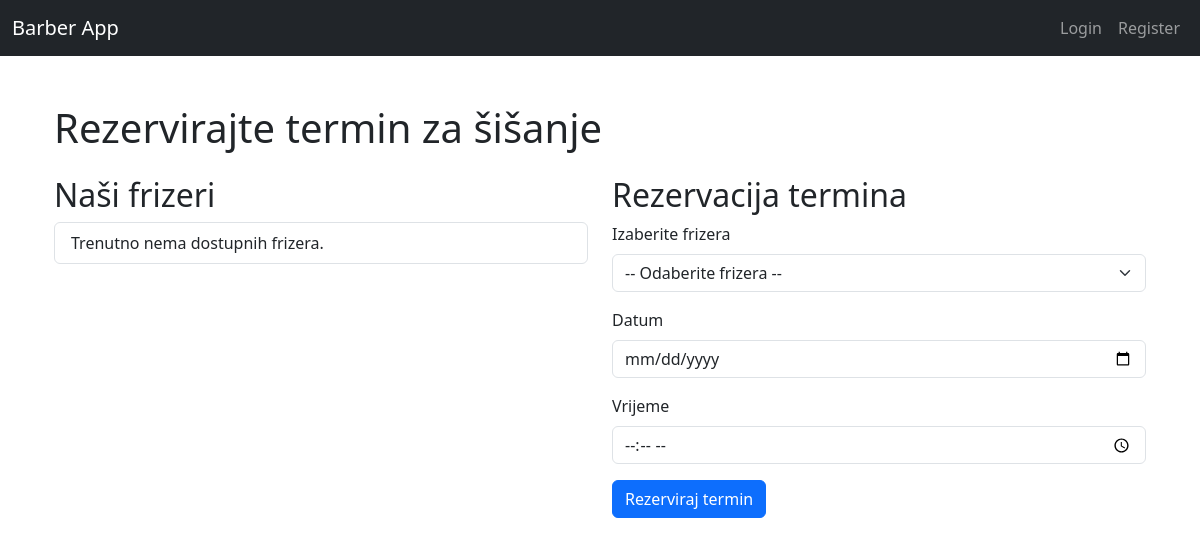
Page /home/ on the earlier database version.
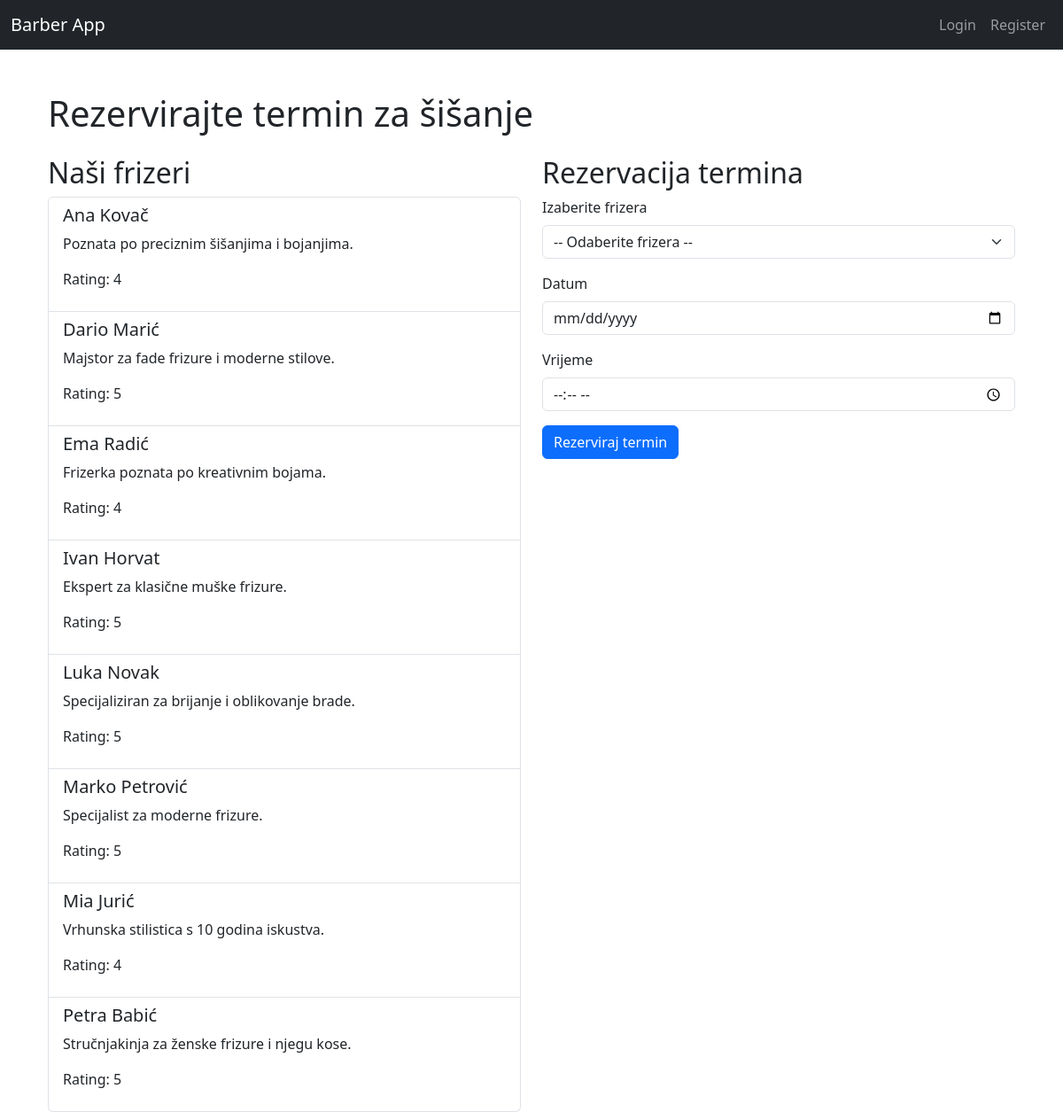
Same page on the later database version.
### barberwebapp/models.py (models this page shows)
class Barber(models.Model):
    name = models.CharField(max_length=50)
    bio = models.CharField(max_length=50)
    rating = models.IntegerField()
    class Meta: ordering = ['name']

### barberwebapp/views.py (the view)
# urls.py: 2. Add a URL to urlpatterns:  path('', views.home, name='home')
def home(request):
    barbers = Barber.objects.all()
    return render(request, 'barberwebapp/home.html', {'barbers': barbers})

### barberwebapp/templates/barberwebapp/home.html (shortened to what this page needs)
{% extends "base.html" %}
{% load static %}
{% block content %}
<div class="container mt-5">
  <h1 class="mb-4">Rezervirajte termin za šišanje</h1>
  <div class="row">
    <div class="col-md-6">
      <h2>Naši frizeri</h2>
      <ul class="list-group">
        {% for barber in barbers %}
          <li class="list-group-item">
            <h5>{{ barber.name }}</h5>
            <p>{{ barber.bio }}</p>
            <p>Rating: {{barber.rating}}</p>
          </li>
        {% empty %}
          <li class="list-group-item">Trenutno nema dostupnih frizera.</li>
        {% endfor %}
      </ul>
    </div>
    <div class="col-md-6">
      <h2>Rezervacija termina</h2>
      <form method="POST" action="{% url 'barberwebapp:create_appointment' %}">
        <div class="mb-3">
          <label for="barber" class="form-label">Izaberite frizera</label>
          <select id="barber" name="barber" class="form-select" required>
            <option value="">-- Odaberite frizera --</option>
          </select>
        </div>
        <div class="mb-3">
          <label for="date" class="form-label">Datum</label>
          <input type="date" id="date" name="date" class="form-control" required>
        </div>
        <div class="mb-3">
          <label for="time" class="form-label">Vrijeme</label>
          <input type="time" id="time" name="time" class="form-control" required>
        </div>
        <button type="submit" class="btn btn-primary">Rezerviraj termin</button>
      </form>
    </div>
  </div>
</div>
{% endblock %}

### barberwebapp/templates/base.html (shortened to what this page needs)
<!DOCTYPE html>
<html lang="en">
<head>
    <link href="https://cdn.jsdelivr.net/npm/bootstrap@5.3.0/dist/css/bootstrap.min.css" rel="stylesheet">
</head>
<body>
    <nav class="navbar navbar-expand-lg navbar-dark bg-dark">
        <div class="container-fluid">
            <a class="navbar-brand" href="{% url 'barberwebapp:home' %}">Barber App</a>
            <div class="collapse navbar-collapse" id="navbarNav">
                <ul class="navbar-nav ms-auto">
                    {% if user.is_authenticated %}
                    <li class="nav-item">
                        <a class="nav-link" href="{% url 'barberwebapp:profile' %}">Profile</a>
                    </li>
                    <li class="nav-item">
                        <a class="nav-link" href="{% url 'barberwebapp:logout' %}">Logout</a>
                    </li>
                    {% else %}
                    <li class="nav-item">
                        <a class="nav-link" href="{% url 'login' %}">Login</a>
                    </li>
                    <li class="nav-item">
                        <a class="nav-link" href="{% url 'barberwebapp:register' %}">Register</a>
                    </li>
                    {% endif %}
                </ul>
            </div>
        </div>
    </nav>
    <div class="container mt-4">
        {% block content %}
        {% endblock %}
    </div>
</body>
</html>

Differences in the rows shown:
added Barber: name "Ana Kovač", bio "Poznata po preciznim šišanjima i bojanjima.", rating "4"
added Barber: name "Dario Marić", bio "Majstor za fade frizure i moderne stilove.", rating "5"
added Barber: name "Ema Radić", bio "Frizerka poznata po kreativnim bojama.", rating "4"
added Barber: name "Ivan Horvat", bio "Ekspert za klasične muške frizure.", rating "5"
added Barber: name "Luka Novak", bio "Specijaliziran za brijanje i oblikovanje brade.", rating "5"
added Barber: name "Marko Petrović", bio "Specijalist za moderne frizure.", rating "5"
added Barber: name "Mia Jurić", bio "Vrhunska stilistica s 10 godina iskustva.", rating "4"
added Barber: name "Petra Babić", bio "Stručnjakinja za ženske frizure i njegu kose.", rating "5"
Other differences:
text no longer shown: "Trenutno nema dostupnih frizera."
